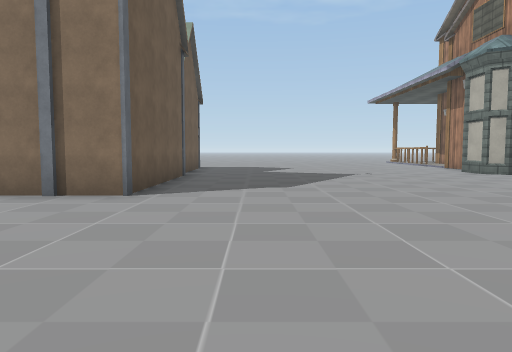
[1] (above)

24 first-person views from a walk through a Unity game level. The camera is 1.3 m above the floor, tilts 4° down and sees 70° across. The floor is counted in squares, 2 m on a side. Each view is taken from the middle of a square. On the plan, view 1 faces up. The plan holds only what a view shows up to about 11 squares ahead; the rest is blank. The place goes on beyond the plan. The player character is not drawn. Some surface patterns are stand-ins.

[2]
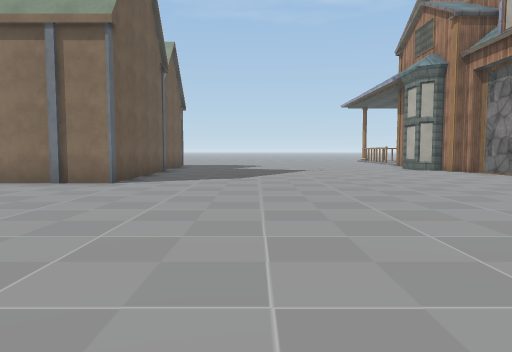

[3]
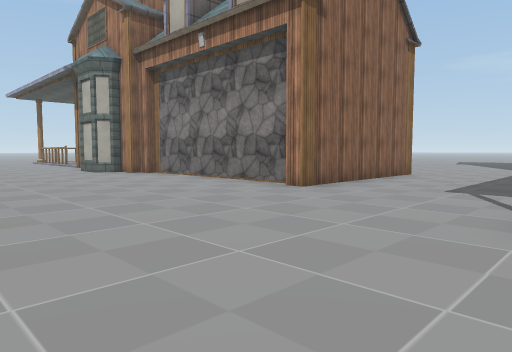

[4]
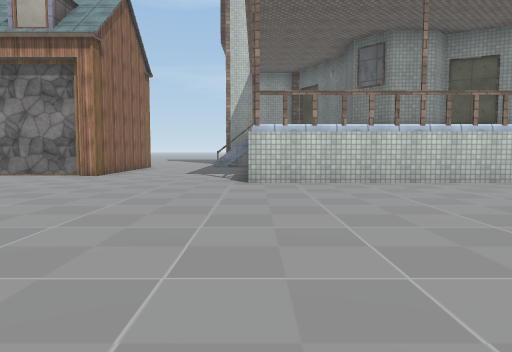

[5]
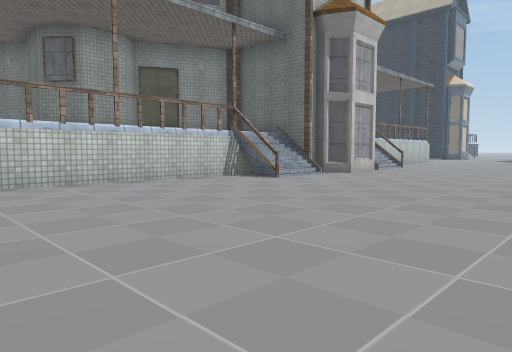

[6]
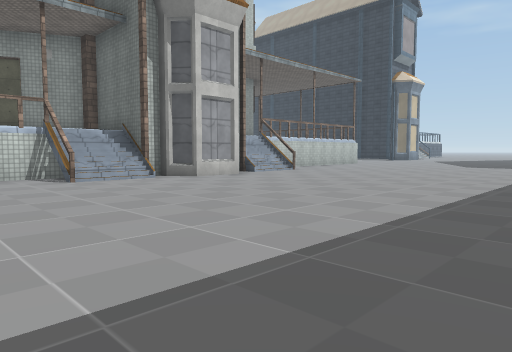

[7]
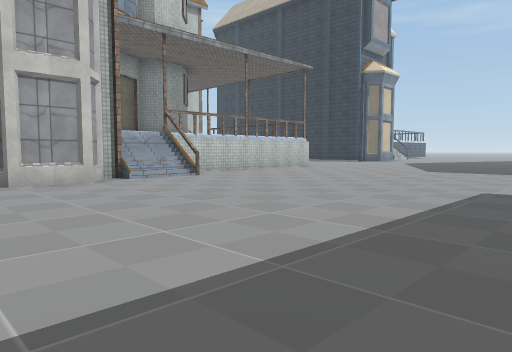

[8]
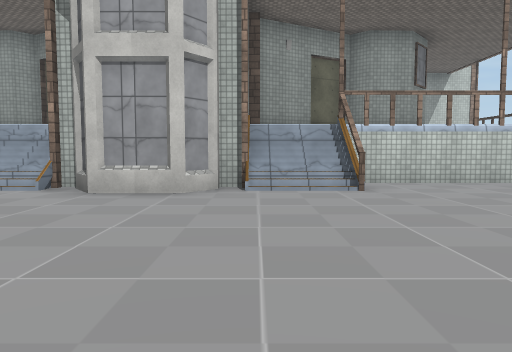

[9]
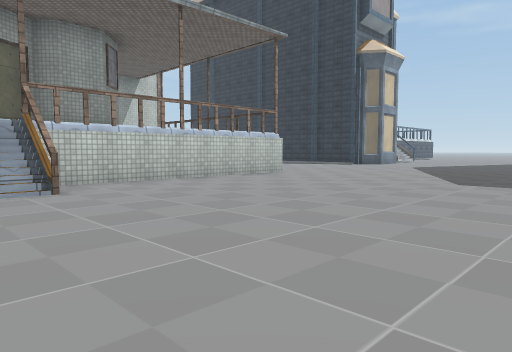

[10]
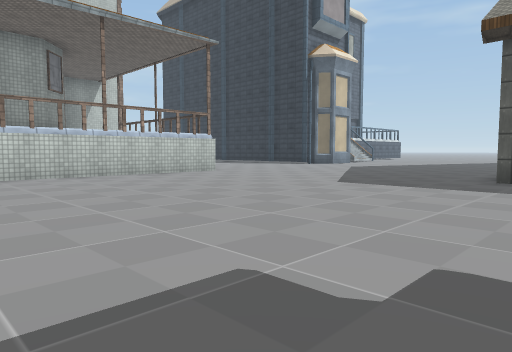

[11]
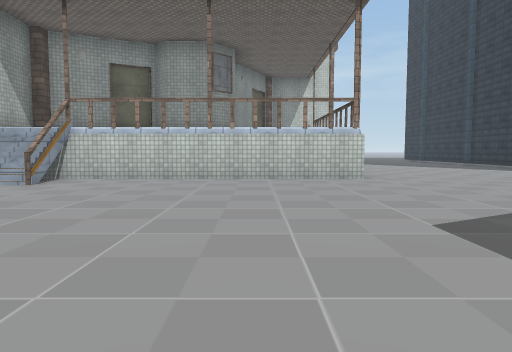

[12]
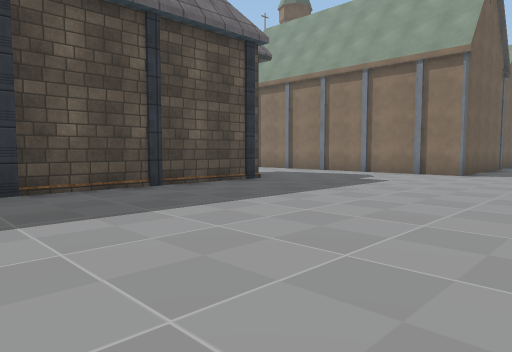

[13]
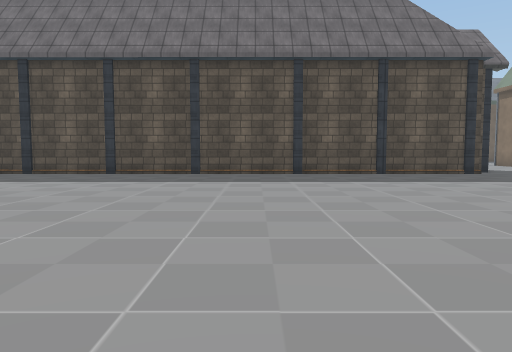

[14]
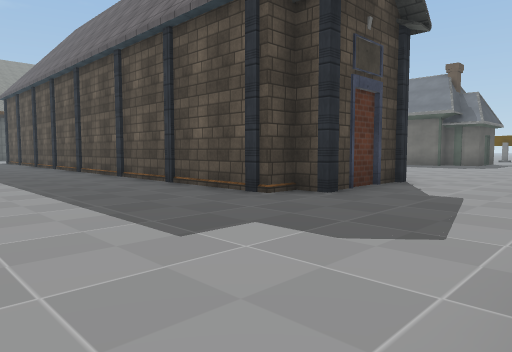

[15]
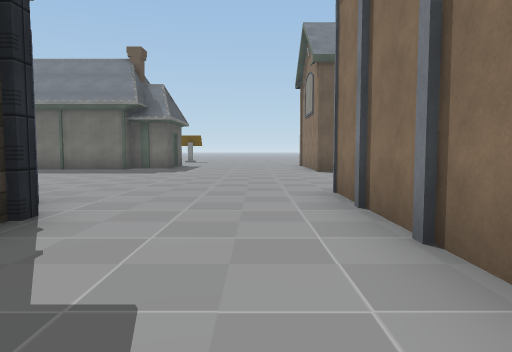

[16]
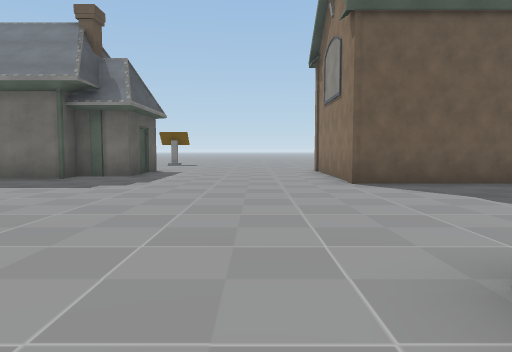

[17]
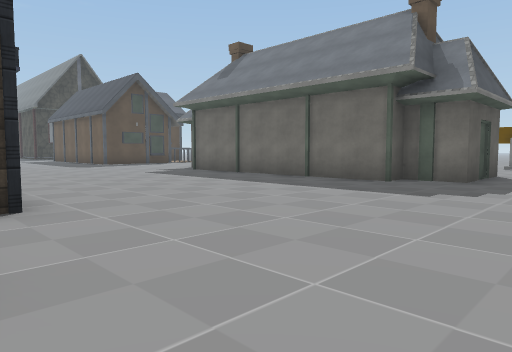

[18]
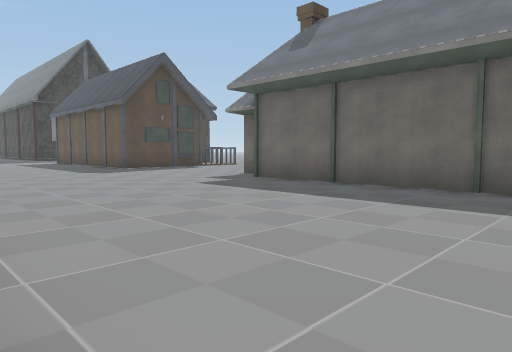

[19]
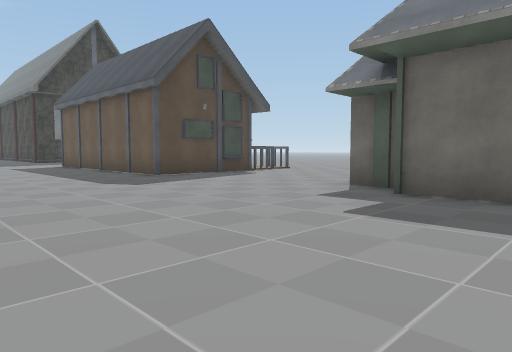

[20]
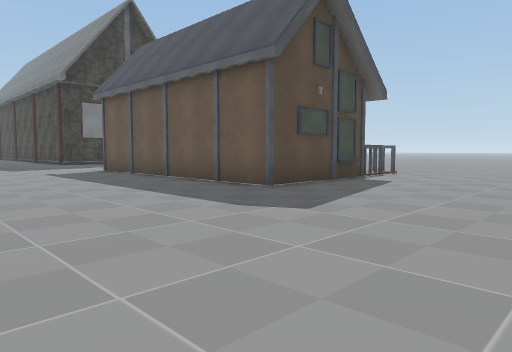

[21]
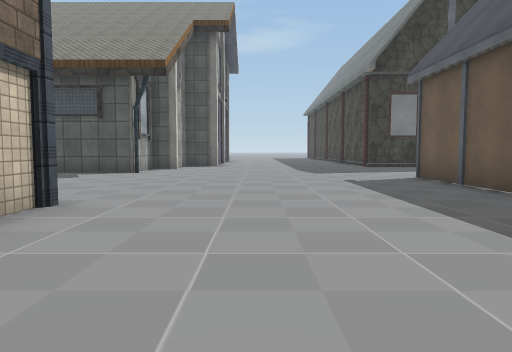

[22]
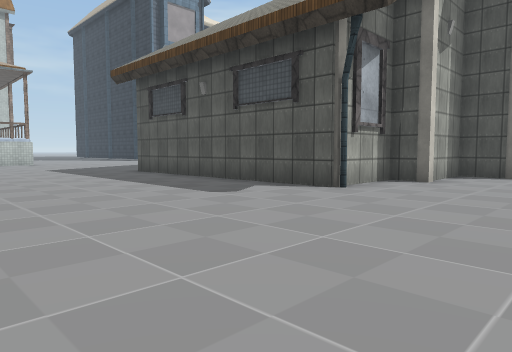

[23]
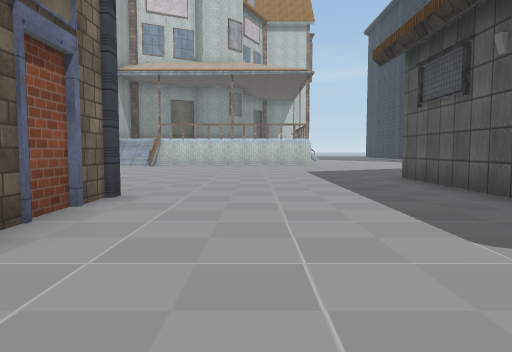

[24]
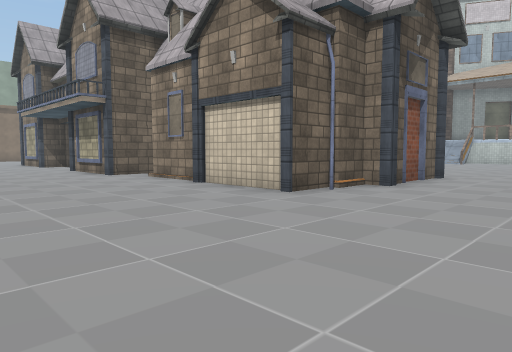

### Floor plan
Key: @ floor where view 1 was taken; # wall or solid block; . floor; / step, stairs or slope; = window, fence, low wall or low ledge; v drop or lower ground; O other object.
Columns run from 18 left of view 1 to 9 right of it. Each row starts with its distance up from view 1.
 10                 O........#
  9                 O........##
  8   ...           O.........#
  7   ....          O.........#
  6 OOO.....        O.........#
  5 ..........................#
  4 ..........................#
  3 ..........................##
  2 ............................
  1 .........#####..............
  0 O........    #....@.........
 -1 #.......     #..........#vv
 -2 #......#     #..........
 -3 #......      #..........
 -4 #......      #..........
 -5 #......      #..........   #
 -6 #......      #.........#   #
 -7 #......      #..........   #
 -8 #......#     #........//   #
 -9 .......#     #........//
-10 .......##    #........##=#
-11 .........    #........##
-12 ........#    #........##==
-13 ........#      .......//  #
-14 #O......#     ........//  #
-15 ##......#     ..........   #
-16  #......##### ..........   #
-17  #........#.#...........   #
-18  #......................   #
-19  #.....................#
-20  #......................
-21  .......................
-22  .........................
-23  ........#######...........
-24       ...#      ...........
-25       ..##      .....  ....

Where each view was taken, in squares from view 1:
view 1: 0 up, 0 right, facing up
view 2: 2 down, 1 right, facing up
view 3: 1 down, 2 right, facing up-right
view 4: 1 down, 2 left, facing right
view 5: 1 down, 2 left, facing down-right
view 6: 5 down, 4 left, facing down-right
view 7: 9 down, 4 left, facing down-right
view 8: 13 down, 2 left, facing right
view 9: 13 down, 2 left, facing down-right
view 10: 14 down, 4 left, facing down-right
view 11: 19 down, 3 left, facing right
view 12: 5 down, 1 right, facing up-left
view 13: 5 down, 5 right, facing left
view 14: 5 up, 1 left, facing down-left
view 15: 4 up, 5 left, facing left
view 16: 4 up, 9 left, facing left
view 17: 3 up, 10 left, facing down-left
view 18: 1 down, 11 left, facing down-left
view 19: 5 down, 12 left, facing down-left
view 20: 9 down, 12 left, facing down-left
view 21: 12 down, 13 left, facing down
view 22: 17 down, 13 left, facing down-right
view 23: 19 down, 11 left, facing right
view 24: 20 down, 15 left, facing up-right
